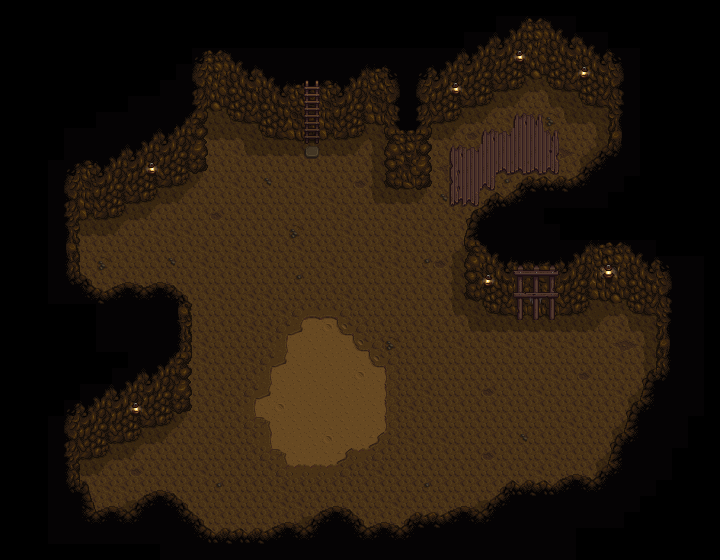

Below is a game level as drawn by its tile map, then a one-line description and the .tmx that defines it (tile-layer data replaced by summaries):
An orthogonal 45x35 tile map with 16x16 px tiles, 3 tile layers (Back, Buildings, Front) and 1 object (Portal).

<map version="1.0.0" orientation="orthogonal" renderorder="right-down" width="45" height="35" tilewidth="16" tileheight="16" nextobjectid="2">
 <tileset firstgid="1" name="mine" tilewidth="16" tileheight="16" tilecount="288" columns="16">
  <image source="mine.png" width="256" height="288" />
  <tile id="0">
   <properties>
    <property name="Type" value="Dirt" />
   </properties>
  </tile>
  <tile id="64">
   <properties>
    <property name="Collidable" value="true" />
   </properties>
  </tile>
  <tile id="65">
   <properties>
    <property name="Collidable" value="true" />
   </properties>
  </tile>
  <tile id="66">
   <properties>
    <property name="Collidable" value="true" />
   </properties>
  </tile>
  <tile id="68">
   <properties>
    <property name="Collidable" value="true" />
   </properties>
  </tile>
  <tile id="69">
   <properties>
    <property name="Collidable" value="true" />
   </properties>
  </tile>
  <tile id="70">
   <properties>
    <property name="Collidable" value="true" />
   </properties>
  </tile>
  <tile id="71">
   <properties>
    <property name="Collidable" value="true" />
   </properties>
  </tile>
  <tile id="72">
   <properties>
    <property name="Collidable" value="true" />
   </properties>
  </tile>
  <tile id="73">
   <properties>
    <property name="Collidable" value="true" />
   </properties>
  </tile>
  <tile id="74">
   <properties>
    <property name="Collidable" value="true" />
   </properties>
  </tile>
  <tile id="75">
   <properties>
    <property name="Collidable" value="true" />
   </properties>
  </tile>
  <tile id="76">
   <properties>
    <property name="Collidable" value="true" />
   </properties>
  </tile>
  <tile id="77">
   <properties>
    <property name="Collidable" value="true" />
   </properties>
  </tile>
  <tile id="78">
   <properties>
    <property name="Collidable" value="true" />
   </properties>
  </tile>
  <tile id="79">
   <properties>
    <property name="Collidable" value="true" />
   </properties>
  </tile>
  <tile id="81">
   <properties>
    <property name="Collidable" value="true" />
   </properties>
  </tile>
  <tile id="82">
   <properties>
    <property name="Collidable" value="true" />
   </properties>
  </tile>
  <tile id="84">
   <properties>
    <property name="Collidable" value="true" />
   </properties>
  </tile>
  <tile id="85">
   <properties>
    <property name="Collidable" value="true" />
   </properties>
  </tile>
  <tile id="86">
   <properties>
    <property name="Collidable" value="true" />
   </properties>
  </tile>
  <tile id="87">
   <properties>
    <property name="Collidable" value="true" />
   </properties>
  </tile>
  <tile id="88">
   <properties>
    <property name="Collidable" value="true" />
   </properties>
  </tile>
  <tile id="89">
   <properties>
    <property name="Collidable" value="true" />
   </properties>
  </tile>
  <tile id="90">
   <properties>
    <property name="Collidable" value="true" />
   </properties>
  </tile>
  <tile id="91">
   <properties>
    <property name="Collidable" value="true" />
   </properties>
  </tile>
  <tile id="92">
   <properties>
    <property name="Collidable" value="true" />
   </properties>
  </tile>
  <tile id="93">
   <properties>
    <property name="Collidable" value="true" />
   </properties>
  </tile>
  <tile id="94">
   <properties>
    <property name="Collidable" value="true" />
   </properties>
  </tile>
  <tile id="95">
   <properties>
    <property name="Collidable" value="true" />
   </properties>
  </tile>
  <tile id="97">
   <properties>
    <property name="Collidable" value="true" />
   </properties>
  </tile>
  <tile id="98">
   <properties>
    <property name="Collidable" value="true" />
   </properties>
  </tile>
  <tile id="100">
   <properties>
    <property name="Collidable" value="true" />
   </properties>
  </tile>
  <tile id="101">
   <properties>
    <property name="Collidable" value="true" />
   </properties>
  </tile>
  <tile id="102">
   <properties>
    <property name="Collidable" value="true" />
   </properties>
  </tile>
  <tile id="103">
   <properties>
    <property name="Collidable" value="true" />
   </properties>
  </tile>
  <tile id="104">
   <properties>
    <property name="Collidable" value="true" />
   </properties>
  </tile>
  <tile id="105">
   <properties>
    <property name="Collidable" value="true" />
   </properties>
  </tile>
  <tile id="106">
   <properties>
    <property name="Collidable" value="true" />
   </properties>
  </tile>
  <tile id="107">
   <properties>
    <property name="Collidable" value="true" />
   </properties>
  </tile>
  <tile id="108">
   <properties>
    <property name="Collidable" value="true" />
   </properties>
  </tile>
  <tile id="109">
   <properties>
    <property name="Collidable" value="true" />
   </properties>
  </tile>
  <tile id="110">
   <properties>
    <property name="Collidable" value="true" />
   </properties>
  </tile>
  <tile id="111">
   <properties>
    <property name="Collidable" value="true" />
   </properties>
  </tile>
  <tile id="112">
   <properties>
    <property name="Collidable" value="true" />
   </properties>
  </tile>
  <tile id="113">
   <properties>
    <property name="Collidable" value="true" />
   </properties>
  </tile>
  <tile id="114">
   <properties>
    <property name="Collidable" value="true" />
   </properties>
  </tile>
  <tile id="116">
   <properties>
    <property name="Collidable" value="true" />
   </properties>
  </tile>
  <tile id="117">
   <properties>
    <property name="Collidable" value="true" />
   </properties>
  </tile>
  <tile id="118">
   <properties>
    <property name="Collidable" value="true" />
   </properties>
  </tile>
  <tile id="119">
   <properties>
    <property name="Collidable" value="true" />
   </properties>
  </tile>
  <tile id="120">
   <properties>
    <property name="Collidable" value="true" />
   </properties>
  </tile>
  <tile id="121">
   <properties>
    <property name="Collidable" value="true" />
   </properties>
  </tile>
  <tile id="122">
   <properties>
    <property name="Collidable" value="true" />
   </properties>
  </tile>
  <tile id="123">
   <properties>
    <property name="Collidable" value="true" />
   </properties>
  </tile>
  <tile id="124">
   <properties>
    <property name="Collidable" value="true" />
   </properties>
  </tile>
  <tile id="125">
   <properties>
    <property name="Collidable" value="true" />
   </properties>
  </tile>
  <tile id="126">
   <properties>
    <property name="Collidable" value="true" />
   </properties>
  </tile>
  <tile id="127">
   <properties>
    <property name="Collidable" value="true" />
   </properties>
  </tile>
  <tile id="128">
   <properties>
    <property name="Collidable" value="true" />
   </properties>
  </tile>
  <tile id="129">
   <properties>
    <property name="Collidable" value="true" />
   </properties>
  </tile>
  <tile id="130">
   <properties>
    <property name="Collidable" value="true" />
   </properties>
  </tile>
  <tile id="131">
   <properties>
    <property name="Collidable" value="true" />
   </properties>
  </tile>
  <tile id="132">
   <properties>
    <property name="Collidable" value="true" />
   </properties>
  </tile>
  <tile id="133">
   <properties>
    <property name="Collidable" value="true" />
   </properties>
  </tile>
  <tile id="134">
   <properties>
    <property name="Collidable" value="true" />
   </properties>
  </tile>
  <tile id="137">
   <properties>
    <property name="Type" value="Stone" />
   </properties>
  </tile>
  <tile id="138">
   <properties>
    <property name="Type" value="Stone" />
   </properties>
  </tile>
  <tile id="139">
   <properties>
    <property name="Type" value="Stone" />
   </properties>
  </tile>
  <tile id="140">
   <properties>
    <property name="Type" value="Stone" />
   </properties>
  </tile>
  <tile id="141">
   <properties>
    <property name="Collidable" value="true" />
   </properties>
  </tile>
  <tile id="142">
   <properties>
    <property name="Collidable" value="true" />
   </properties>
  </tile>
  <tile id="143">
   <properties>
    <property name="Collidable" value="true" />
   </properties>
  </tile>
  <tile id="144">
   <properties>
    <property name="Collidable" value="true" />
   </properties>
  </tile>
  <tile id="145">
   <properties>
    <property name="Collidable" value="true" />
   </properties>
  </tile>
  <tile id="146">
   <properties>
    <property name="Collidable" value="true" />
   </properties>
  </tile>
  <tile id="147">
   <properties>
    <property name="Collidable" value="true" />
   </properties>
  </tile>
  <tile id="148">
   <properties>
    <property name="Collidable" value="true" />
   </properties>
  </tile>
  <tile id="153">
   <properties>
    <property name="Type" value="Stone" />
   </properties>
  </tile>
  <tile id="154">
   <properties>
    <property name="Type" value="Stone" />
   </properties>
  </tile>
  <tile id="155">
   <properties>
    <property name="Type" value="Stone" />
   </properties>
  </tile>
  <tile id="157">
   <properties>
    <property name="Collidable" value="true" />
   </properties>
  </tile>
  <tile id="158">
   <properties>
    <property name="Collidable" value="true" />
   </properties>
  </tile>
  <tile id="159">
   <properties>
    <property name="Collidable" value="true" />
   </properties>
  </tile>
  <tile id="160">
   <properties>
    <property name="Collidable" value="true" />
   </properties>
  </tile>
  <tile id="161">
   <properties>
    <property name="Collidable" value="true" />
   </properties>
  </tile>
  <tile id="162">
   <properties>
    <property name="Collidable" value="true" />
   </properties>
  </tile>
  <tile id="163">
   <properties>
    <property name="Collidable" value="true" />
   </properties>
  </tile>
  <tile id="164">
   <properties>
    <property name="Collidable" value="true" />
   </properties>
  </tile>
  <tile id="165">
   <properties>
    <property name="Type" value="Dirt" />
   </properties>
  </tile>
  <tile id="166">
   <properties>
    <property name="Type" value="Stone" />
   </properties>
  </tile>
  <tile id="167">
   <properties>
    <property name="Type" value="Stone" />
   </properties>
  </tile>
  <tile id="168">
   <properties>
    <property name="Type" value="Stone" />
   </properties>
  </tile>
  <tile id="169">
   <properties>
    <property name="Type" value="Stone" />
   </properties>
  </tile>
  <tile id="170">
   <properties>
    <property name="Type" value="Stone" />
   </properties>
  </tile>
  <tile id="171">
   <properties>
    <property name="Type" value="Stone" />
   </properties>
  </tile>
  <tile id="172">
   <properties>
    <property name="Type" value="Stone" />
   </properties>
  </tile>
  <tile id="175">
   <properties>
    <property name="Collidable" value="true" />
   </properties>
  </tile>
  <tile id="176">
   <properties>
    <property name="Collidable" value="true" />
   </properties>
  </tile>
  <tile id="177">
   <properties>
    <property name="Collidable" value="true" />
   </properties>
  </tile>
  <tile id="180">
   <properties>
    <property name="Collidable" value="true" />
   </properties>
  </tile>
  <tile id="181">
   <properties>
    <property name="Type" value="Dirt" />
   </properties>
  </tile>
  <tile id="182">
   <properties>
    <property name="Type" value="Stone" />
   </properties>
  </tile>
  <tile id="183">
   <properties>
    <property name="Type" value="Dirt" />
   </properties>
  </tile>
  <tile id="184">
   <properties>
    <property name="Type" value="Stone" />
   </properties>
  </tile>
  <tile id="185">
   <properties>
    <property name="Type" value="Stone" />
   </properties>
  </tile>
  <tile id="186">
   <properties>
    <property name="Type" value="Stone" />
   </properties>
  </tile>
  <tile id="187">
   <properties>
    <property name="Type" value="Stone" />
   </properties>
  </tile>
  <tile id="188">
   <properties>
    <property name="Type" value="Stone" />
   </properties>
  </tile>
  <tile id="191">
   <properties>
    <property name="Collidable" value="true" />
   </properties>
  </tile>
  <tile id="196">
   <properties>
    <property name="Collidable" value="true" />
   </properties>
  </tile>
  <tile id="197">
   <properties>
    <property name="Collidable" value="true" />
   </properties>
  </tile>
  <tile id="198">
   <properties>
    <property name="Type" value="Stone" />
   </properties>
  </tile>
  <tile id="199">
   <properties>
    <property name="Type" value="Stone" />
   </properties>
  </tile>
  <tile id="200">
   <properties>
    <property name="Type" value="Stone" />
   </properties>
  </tile>
  <tile id="201">
   <properties>
    <property name="Type" value="Stone" />
   </properties>
  </tile>
  <tile id="202">
   <properties>
    <property name="Type" value="Stone" />
   </properties>
  </tile>
  <tile id="203">
   <properties>
    <property name="Type" value="Stone" />
   </properties>
  </tile>
  <tile id="204">
   <properties>
    <property name="Type" value="Stone" />
   </properties>
  </tile>
  <tile id="205">
   <properties>
    <property name="Collidable" value="true" />
   </properties>
  </tile>
  <tile id="206">
   <properties>
    <property name="Collidable" value="true" />
   </properties>
  </tile>
  <tile id="207">
   <properties>
    <property name="Collidable" value="true" />
   </properties>
  </tile>
  <tile id="213">
   <properties>
    <property name="Collidable" value="true" />
   </properties>
  </tile>
  <tile id="214">
   <properties>
    <property name="Collidable" value="true" />
   </properties>
  </tile>
  <tile id="215">
   <properties>
    <property name="Collidable" value="true" />
   </properties>
  </tile>
  <tile id="216">
   <properties>
    <property name="Collidable" value="true" />
   </properties>
  </tile>
  <tile id="217">
   <properties>
    <property name="Type" value="Stone" />
   </properties>
  </tile>
  <tile id="218">
   <properties>
    <property name="Type" value="Stone" />
   </properties>
  </tile>
  <tile id="219">
   <properties>
    <property name="Type" value="Stone" />
   </properties>
  </tile>
  <tile id="220">
   <properties>
    <property name="Collidable" value="true" />
   </properties>
  </tile>
  <tile id="221">
   <properties>
    <property name="Collidable" value="true" />
   </properties>
  </tile>
  <tile id="223">
   <properties>
    <property name="Collidable" value="true" />
   </properties>
  </tile>
  <tile id="230">
   <properties>
    <property name="Collidable" value="true" />
   </properties>
  </tile>
  <tile id="231">
   <properties>
    <property name="Collidable" value="true" />
   </properties>
  </tile>
  <tile id="232">
   <properties>
    <property name="Collidable" value="true" />
   </properties>
  </tile>
  <tile id="233">
   <properties>
    <property name="Type" value="Stone" />
   </properties>
  </tile>
  <tile id="234">
   <properties>
    <property name="Type" value="Stone" />
   </properties>
  </tile>
  <tile id="235">
   <properties>
    <property name="Type" value="Stone" />
   </properties>
  </tile>
  <tile id="236">
   <properties>
    <property name="Collidable" value="true" />
   </properties>
  </tile>
  <tile id="240">
   <properties>
    <property name="Type" value="Wood" />
   </properties>
  </tile>
  <tile id="241">
   <properties>
    <property name="Type" value="Wood" />
   </properties>
  </tile>
  <tile id="242">
   <properties>
    <property name="Type" value="Wood" />
   </properties>
  </tile>
  <tile id="256">
   <properties>
    <property name="Type" value="Wood" />
   </properties>
  </tile>
  <tile id="257">
   <properties>
    <property name="Type" value="Wood" />
   </properties>
  </tile>
  <tile id="258">
   <properties>
    <property name="Type" value="Wood" />
   </properties>
  </tile>
  <tile id="272">
   <properties>
    <property name="Type" value="Wood" />
   </properties>
  </tile>
  <tile id="273">
   <properties>
    <property name="Type" value="Wood" />
   </properties>
  </tile>
  <tile id="274">
   <properties>
    <property name="Type" value="Wood" />
   </properties>
  </tile>
 </tileset>
 <layer name="Back" width="45" height="35">
  <data>[1575 cells, 920 non-empty, 46 distinct tile ids]</data>
 </layer>
 <layer name="Buildings" width="45" height="35">
  <data>[1575 cells, 342 non-empty, 88 distinct tile ids]</data>
 </layer>
 <layer name="Front" width="45" height="35">
  <data>[1575 cells, 307 non-empty, 23 distinct tile ids]</data>
 </layer>
 <objectgroup name="Objects">
  <object id="1" name="Cave-Farm" type="Portal" x="296" y="117.5" width="32.5" height="76" />
 </objectgroup>
</map>
